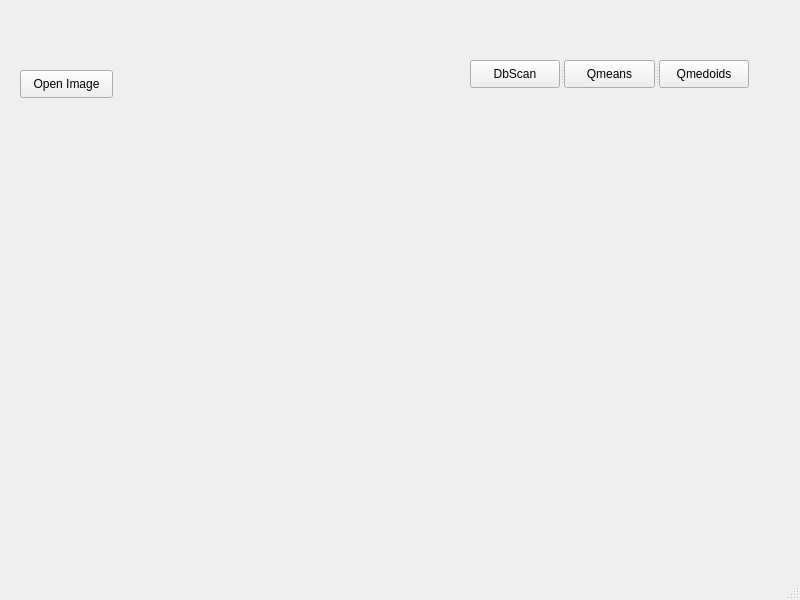
<?xml version="1.0" encoding="UTF-8"?>
<ui version="4.0">
 <class>MainWindow</class>
 <widget class="QMainWindow" name="MainWindow">
  <property name="geometry">
   <rect>
    <x>0</x>
    <y>0</y>
    <width>800</width>
    <height>600</height>
   </rect>
  </property>
  <property name="windowTitle">
   <string>MainWindow</string>
  </property>
  <widget class="QWidget" name="centralwidget">
   <widget class="QLabel" name="label">
    <property name="geometry">
     <rect>
      <x>10</x>
      <y>190</y>
      <width>351</width>
      <height>341</height>
     </rect>
    </property>
    <property name="text">
     <string/>
    </property>
   </widget>
   <widget class="QLabel" name="label_2">
    <property name="geometry">
     <rect>
      <x>420</x>
      <y>200</y>
      <width>351</width>
      <height>341</height>
     </rect>
    </property>
    <property name="text">
     <string/>
    </property>
   </widget>
   <widget class="QPushButton" name="pushButton_4">
    <property name="geometry">
     <rect>
      <x>20</x>
      <y>70</y>
      <width>93</width>
      <height>28</height>
     </rect>
    </property>
    <property name="text">
     <string>Open Image</string>
    </property>
   </widget>
   <widget class="QSplitter" name="splitter">
    <property name="geometry">
     <rect>
      <x>470</x>
      <y>60</y>
      <width>279</width>
      <height>28</height>
     </rect>
    </property>
    <property name="orientation">
     <enum>Qt::Horizontal</enum>
    </property>
    <widget class="QPushButton" name="pushButton">
     <property name="text">
      <string>DbScan</string>
     </property>
    </widget>
    <widget class="QPushButton" name="pushButton_2">
     <property name="text">
      <string>Qmeans</string>
     </property>
    </widget>
    <widget class="QPushButton" name="pushButton_3">
     <property name="text">
      <string>Qmedoids</string>
     </property>
    </widget>
   </widget>
  </widget>
  <widget class="QMenuBar" name="menubar">
   <property name="geometry">
    <rect>
     <x>0</x>
     <y>0</y>
     <width>800</width>
     <height>26</height>
    </rect>
   </property>
  </widget>
  <widget class="QStatusBar" name="statusbar"/>
 </widget>
 <resources/>
 <connections/>
</ui>
